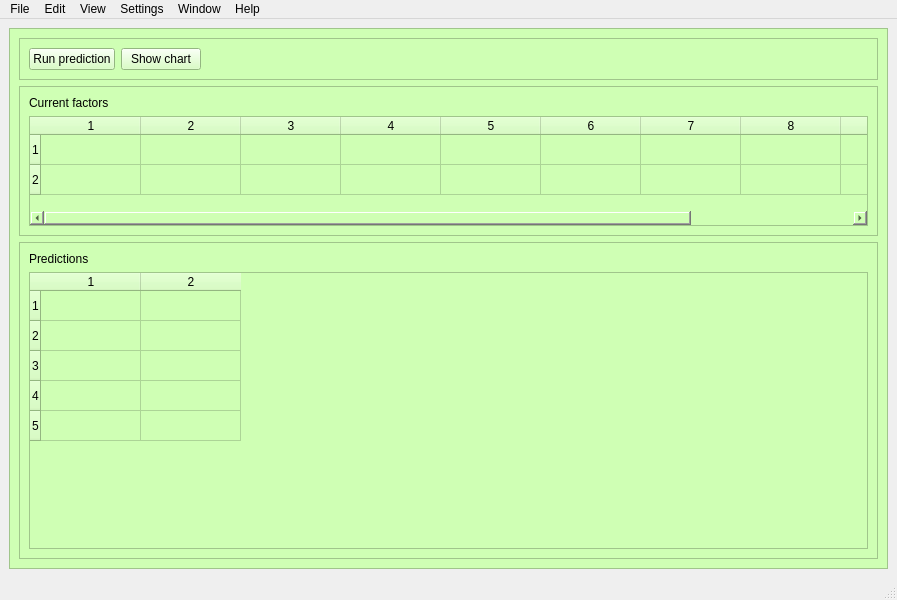
<?xml version="1.0" encoding="UTF-8"?>
<ui version="4.0">
 <class>MainWindow</class>
 <widget class="QMainWindow" name="MainWindow">
  <property name="geometry">
   <rect>
    <x>0</x>
    <y>0</y>
    <width>897</width>
    <height>600</height>
   </rect>
  </property>
  <property name="windowTitle">
   <string>MainWindow</string>
  </property>
  <widget class="QWidget" name="centralwidget">
   <property name="styleSheet">
    <string notr="true">QFrame.SidebarFrame {
border-top-left-radius: 10px;
border-top-right-radius: 10px;
border: 1px solid black;
background: qlineargradient(x1: 0, y1: 0, x2: 0, y2: 1,
stop: 0 #56a, stop: 0.1 #016);
}</string>
   </property>
   <layout class="QHBoxLayout" name="horizontalLayout">
    <item>
     <widget class="QFrame" name="frame_2">
      <property name="styleSheet">
       <string notr="true">background-color:rgb(207, 255, 180)</string>
      </property>
      <property name="frameShape">
       <enum>QFrame::StyledPanel</enum>
      </property>
      <property name="frameShadow">
       <enum>QFrame::Raised</enum>
      </property>
      <layout class="QVBoxLayout" name="verticalLayout_3">
       <item>
        <widget class="QFrame" name="frame_6">
         <property name="maximumSize">
          <size>
           <width>16777215</width>
           <height>50</height>
          </size>
         </property>
         <property name="frameShape">
          <enum>QFrame::StyledPanel</enum>
         </property>
         <property name="frameShadow">
          <enum>QFrame::Raised</enum>
         </property>
         <layout class="QHBoxLayout" name="horizontalLayout_2">
          <item>
           <widget class="QPushButton" name="runPredictions">
            <property name="text">
             <string>Run prediction</string>
            </property>
           </widget>
          </item>
          <item>
           <widget class="QPushButton" name="showChart">
            <property name="text">
             <string>Show chart</string>
            </property>
           </widget>
          </item>
          <item>
           <spacer name="horizontalSpacer">
            <property name="orientation">
             <enum>Qt::Horizontal</enum>
            </property>
            <property name="sizeHint" stdset="0">
             <size>
              <width>652</width>
              <height>20</height>
             </size>
            </property>
           </spacer>
          </item>
         </layout>
        </widget>
       </item>
       <item>
        <widget class="QFrame" name="frame">
         <property name="maximumSize">
          <size>
           <width>16777215</width>
           <height>150</height>
          </size>
         </property>
         <property name="frameShape">
          <enum>QFrame::StyledPanel</enum>
         </property>
         <property name="frameShadow">
          <enum>QFrame::Raised</enum>
         </property>
         <layout class="QVBoxLayout" name="verticalLayout">
          <item>
           <widget class="QLabel" name="label">
            <property name="text">
             <string>Current factors</string>
            </property>
           </widget>
          </item>
          <item>
           <widget class="QTableWidget" name="tableWidget">
            <property name="rowCount">
             <number>2</number>
            </property>
            <property name="columnCount">
             <number>10</number>
            </property>
            <row/>
            <row/>
            <column/>
            <column/>
            <column/>
            <column/>
            <column/>
            <column/>
            <column/>
            <column/>
            <column/>
            <column/>
           </widget>
          </item>
         </layout>
         <zorder>pushButton</zorder>
         <zorder>label</zorder>
         <zorder>tableWidget</zorder>
        </widget>
       </item>
       <item>
        <widget class="QFrame" name="frame_7">
         <property name="frameShape">
          <enum>QFrame::StyledPanel</enum>
         </property>
         <property name="frameShadow">
          <enum>QFrame::Raised</enum>
         </property>
         <layout class="QVBoxLayout" name="verticalLayout_2">
          <item>
           <widget class="QLabel" name="label_2">
            <property name="text">
             <string>Predictions</string>
            </property>
           </widget>
          </item>
          <item>
           <widget class="QTableWidget" name="tableWidget_2">
            <property name="rowCount">
             <number>5</number>
            </property>
            <property name="columnCount">
             <number>2</number>
            </property>
            <row/>
            <row/>
            <row/>
            <row/>
            <row/>
            <column/>
            <column/>
           </widget>
          </item>
         </layout>
        </widget>
       </item>
      </layout>
     </widget>
    </item>
   </layout>
  </widget>
  <widget class="QMenuBar" name="menubar">
   <property name="geometry">
    <rect>
     <x>0</x>
     <y>0</y>
     <width>897</width>
     <height>20</height>
    </rect>
   </property>
   <widget class="QMenu" name="menuFile">
    <property name="title">
     <string>File</string>
    </property>
   </widget>
   <widget class="QMenu" name="menuEdit">
    <property name="title">
     <string>Edit</string>
    </property>
   </widget>
   <widget class="QMenu" name="menuView">
    <property name="title">
     <string>View</string>
    </property>
   </widget>
   <widget class="QMenu" name="menuSettings">
    <property name="title">
     <string>Settings</string>
    </property>
   </widget>
   <widget class="QMenu" name="menuWindow">
    <property name="title">
     <string>Window</string>
    </property>
   </widget>
   <widget class="QMenu" name="menuHelp">
    <property name="title">
     <string>Help</string>
    </property>
   </widget>
   <addaction name="menuFile"/>
   <addaction name="menuEdit"/>
   <addaction name="menuView"/>
   <addaction name="menuSettings"/>
   <addaction name="menuWindow"/>
   <addaction name="menuHelp"/>
  </widget>
  <widget class="QStatusBar" name="statusbar"/>
 </widget>
 <resources/>
 <connections/>
</ui>
